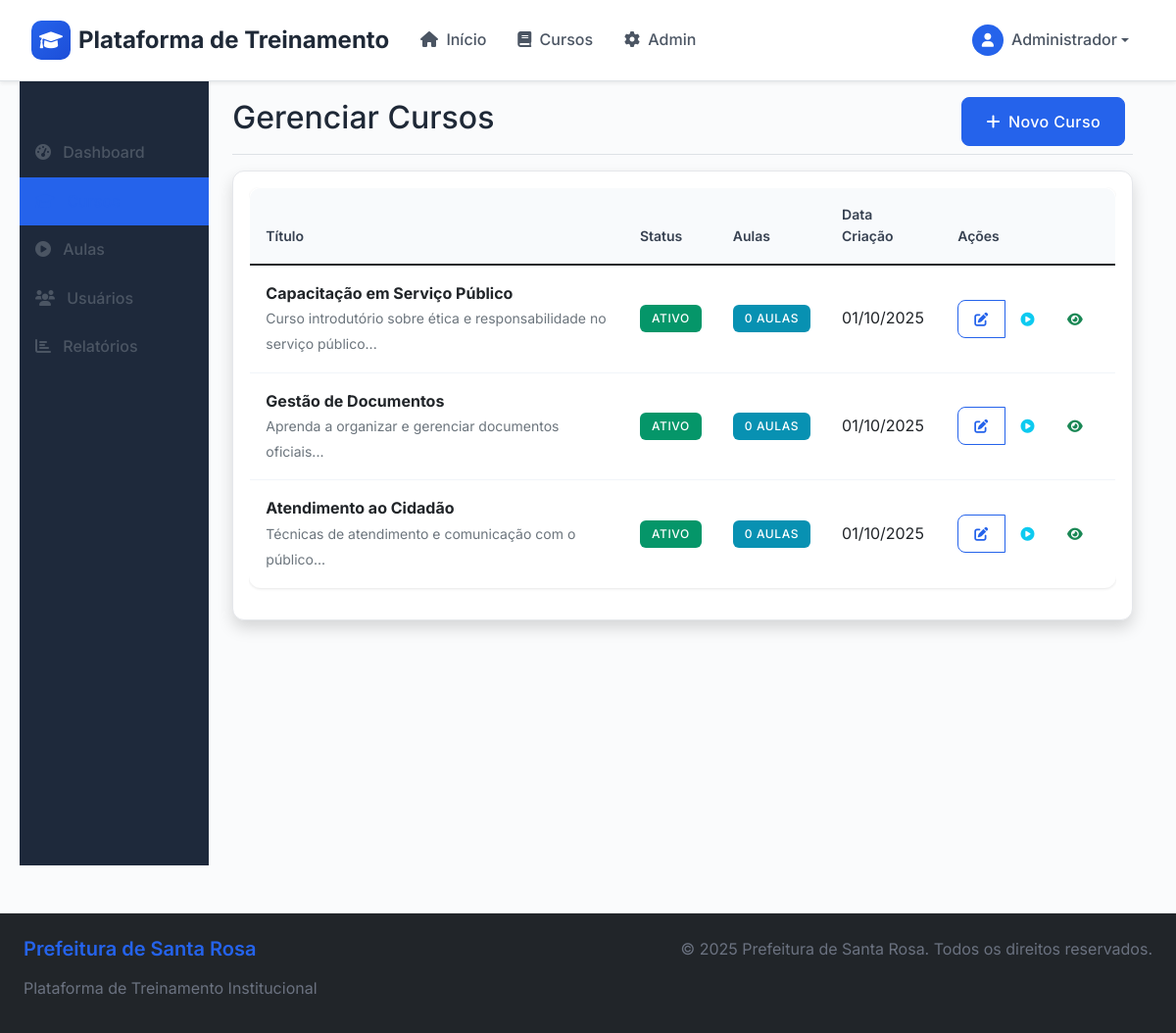
Page /admin/cursos.php (signed in) on the committed database.
### tables this page shows
CREATE TABLE cursos (
    id INT AUTO_INCREMENT PRIMARY KEY,
    titulo VARCHAR(200) NOT NULL,
    descricao TEXT,
    imagem VARCHAR(255),
    status ENUM('ativo', 'inativo') DEFAULT 'ativo',
    data_criacao TIMESTAMP DEFAULT CURRENT_TIMESTAMP,
    gestor_id INT,
    FOREIGN KEY (gestor_id) REFERENCES usuarios(id)
);

### admin/cursos.php (the view, shortened to what this page needs)
<?php
include '../includes/header.php';
$database = new Database();
$db = $database->getConnection();
$action = $_GET['action'] ?? 'list';
$cursos = [];
if($action == 'list' && $db) {
    $query = "SELECT c.*, u.nome as gestor_nome,
              COUNT(a.id) as total_aulas
              FROM cursos c
              LEFT JOIN aulas a ON c.id = a.curso_id AND a.ativo = 1
              LEFT JOIN usuarios u ON c.gestor_id = u.id
              WHERE c.gestor_id = ?
              GROUP BY c.id
              ORDER BY c.data_criacao DESC";
    $stmt = $db->prepare($query);
    $stmt->execute([$_SESSION['usuario_id']]);
    $cursos = $stmt->fetchAll(PDO::FETCH_ASSOC);
}
?>
<div class="container-fluid">
    <div class="row">
        <nav class="col-md-3 col-lg-2 d-md-block admin-sidebar">
            <div class="position-sticky pt-3">
                <ul class="nav flex-column">
                    <li class="nav-item">
                        <a class="nav-link" href="index.php">
                            <i class="fas fa-tachometer-alt me-2"></i>
                            Dashboard
                        </a>
                    </li>
                    <li class="nav-item">
                        <a class="nav-link active" href="cursos.php">
                            <i class="fas fa-graduation-cap me-2"></i>
                        </a>
                    </li>
                    <li class="nav-item">
                        <a class="nav-link" href="aulas.php">
                            <i class="fas fa-play-circle me-2"></i>
                            Aulas
                        </a>
                    </li>
                    <li class="nav-item">
                        <a class="nav-link" href="usuarios.php">
                            <i class="fas fa-users me-2"></i>
                            Usuários
                        </a>
                    </li>
                    <li class="nav-item">
                        <a class="nav-link" href="relatorios.php">
                            <i class="fas fa-chart-bar me-2"></i>
                            Relatórios
                        </a>
                    </li>
                </ul>
            </div>
        </nav>
        <main class="col-md-9 ms-sm-auto col-lg-10 px-md-4">
            <div class="d-flex justify-content-between flex-wrap flex-md-nowrap align-items-center pt-3 pb-2 mb-3 border-bottom">
                <h1 class="h2">
                    <?php
                    echo $action == 'create' ? 'Criar Curso' :
                         ($action == 'edit' ? 'Editar Curso' : 'Gerenciar Cursos');
                    ?>
                </h1>
                <?php if($action == 'list'): ?>
                <div class="btn-toolbar mb-2 mb-md-0">
                    <div class="btn-group me-2">
                        <a href="cursos.php?action=create" class="btn btn-primary">
                            <i class="fas fa-plus me-2"></i>Novo Curso
                        </a>
                    </div>
                </div>
                <?php endif; ?>
            </div>
            <?php if($action == 'list'): ?>
            <div class="card shadow">
                <div class="card-body">
                    <?php if(empty($cursos)): ?>
                    <div class="text-center py-5">
                        <i class="fas fa-graduation-cap fa-3x text-muted mb-3"></i>
                        <h4 class="text-muted">Nenhum curso cadastrado</h4>
                        <p class="text-muted">Comece criando seu primeiro curso.</p>
                        <a href="cursos.php?action=create" class="btn btn-primary">
                            <i class="fas fa-plus me-2"></i>Criar Primeiro Curso
                        </a>
                    </div>
                    <?php else: ?>
                    <div class="table-responsive">
                        <table class="table table-hover">
                            <thead>
                                <tr>
                                    <th>Título</th>
                                    <th>Status</th>
                                    <th>Aulas</th>
                                    <th>Data Criação</th>
                                    <th>Ações</th>
                                </tr>
                            </thead>
                            <tbody>
                                <?php foreach($cursos as $curso): ?>
                                <tr>
                                    <td>
                                        <strong><?php echo htmlspecialchars($curso['titulo']); ?></strong>
                                        <?php if($curso['descricao']): ?>
                                        <br><small class="text-muted"><?php echo htmlspecialchars(substr($curso['descricao'], 0, 100)); ?>...</small>
                                        <?php endif; ?>
                                    </td>
                                    <td>
                                        <span class="badge bg-<?php echo $curso['status'] == 'ativo' ? 'success' : 'secondary'; ?>">
                                            <?php echo ucfirst($curso['status']); ?>
                                        </span>
                                    </td>
                                    <td>
                                        <span class="badge bg-info"><?php echo $curso['total_aulas']; ?> aulas</span>
                                    </td>
                                    <td><?php echo date('d/m/Y', strtotime($curso['data_criacao'])); ?></td>
                                    <td>
                                        <div class="btn-group" role="group">
                                            <a href="cursos.php?action=edit&id=<?php echo $curso['id']; ?>"
                                               class="btn btn-sm btn-outline-primary" title="Editar">
                                                <i class="fas fa-edit"></i>
                                            </a>
                                            <a href="aulas.php?curso_id=<?php echo $curso['id']; ?>"
                                               class="btn btn-sm btn-outline-info" title="Gerenciar Aulas">
                                                <i class="fas fa-play-circle"></i>
                                            </a>
                                            <a href="../curso.php?id=<?php echo $curso['id']; ?>"
                                               class="btn btn-sm btn-outline-success" title="Visualizar" target="_blank">
                                                <i class="fas fa-eye"></i>
                                            </a>
                                        </div>
                                    </td>
                                </tr>
                                <?php endforeach; ?>
                            </tbody>
                        </table>
                    </div>
                    <?php endif; ?>
                </div>
            </div>
            <?php endif; ?>
        </main>
    </div>
</div>
<?php include '../includes/footer.php'; ?>

### assets/css/style.css (style rules this page uses)
:root { --primary-color: #2563eb; --primary-dark: #1d4ed8; --secondary-color: #64748b; --success-color: #059669; --warning-color: #d97706; --danger-color: #dc2626; --info-color: #0891b2; --light-color: #f8fafc; --dark-color: #1e293b; --gray-50: #f9fafb; --gray-100: #f3f4f6; --gray-200: #e5e7eb; --gray-300: #d1d5db; --gray-400: #9ca3af; --gray-500: #6b7280; --gray-600: #4b5563; --gray-700: #374151; --gray-800: #1f2937; --gray-900: #111827; --shadow-sm: 0 1px 2px 0 rgb(0 0 0 / 0.05); --shadow: 0 1px 3px 0 rgb(0 0 0 / 0.1), 0 1px 2px -1px rgb(0 0 0 / 0.1); --shadow-md: 0 4px 6px -1px rgb(0 0 0 / 0.1), 0 2px 4px -2px rgb(0 0 0 / 0.1); --shadow-lg: 0 10px 15px -3px rgb(0 0 0 / 0.1), 0 4px 6px -4px rgb(0 0 0 / 0.1); --shadow-xl: 0 20px 25px -5px rgb(0 0 0 / 0.1), 0 8px 10px -6px rgb(0 0 0 / 0.1); --border-radius: 0.75rem; --border-radius-lg: 1rem; --border-radius-xl: 1.5rem; }
* { box-sizing: border-box; }
body { font-family: 'Inter', -apple-system, BlinkMacSystemFont, 'Segoe UI', Roboto, sans-serif; background: #fafbfc; min-height: 100vh; margin: 0; padding: 0; line-height: 1.6; color: var(--gray-800); }
.container, .container-fluid { max-width: 100%; padding-left: 1rem; padding-right: 1rem; }
@media (min-width: 576px) { .container, .container-fluid { padding-left: 1.5rem; padding-right: 1.5rem; } }
@media (min-width: 768px) { .container, .container-fluid { padding-left: 2rem; padding-right: 2rem; } }
.card { border: 1px solid #e5e7eb; border-radius: 12px; box-shadow: 0 1px 3px 0 rgba(0, 0, 0, 0.1); transition: all 0.2s ease; background: #ffffff; overflow: hidden; }
.btn { border-radius: 8px; font-weight: 500; padding: 0.75rem 1.5rem; transition: all 0.2s ease; border: 1px solid transparent; text-transform: none; letter-spacing: 0.025em; }
.btn-primary { background: var(--primary-color); color: white; border-color: var(--primary-color); }
.btn-outline-primary { border: 1px solid var(--primary-color); color: var(--primary-color); background: transparent; }
.admin-sidebar { background-color: var(--dark-color); min-height: 100vh; padding: 2rem 0; }
.admin-sidebar .nav-link { color: #d1d5db; padding: 1rem 2rem; border-radius: 0; transition: all 0.3s ease; }
.admin-sidebar .nav-link:hover, .admin-sidebar .nav-link.active { background-color: var(--primary-color); color: white; }
.table { background-color: white; border-radius: 10px; overflow: hidden; box-shadow: 0 2px 4px rgba(0, 0, 0, 0.1); }
.table thead th { background-color: var(--primary-color); color: white; border: none; padding: 1rem; }
.table tbody td { padding: 1rem; vertical-align: middle; border-color: #e5e7eb; }
.badge { font-size: 0.8rem; padding: 0.5rem 1rem; border-radius: 20px; }
.fade-in-up { animation: fadeInUp 0.6s ease-out; }
.bg-success { background: linear-gradient(135deg, var(--success-color), #059669) !important; }
.bg-info { background: linear-gradient(135deg, var(--info-color), #0891b2) !important; }
.badge { font-weight: 600; padding: 0.5rem 0.75rem; border-radius: var(--border-radius); font-size: 0.75rem; text-transform: uppercase; letter-spacing: 0.05em; }
.table { background: #ffffff; border-radius: 12px; overflow: hidden; box-shadow: 0 1px 3px 0 rgba(0, 0, 0, 0.1); border: 1px solid #e5e7eb; }
.table thead th { background: #f8fafc; color: var(--gray-700); border: none; padding: 1rem; font-weight: 600; font-size: 0.875rem; border-bottom: 1px solid #e5e7eb; }
.table tbody td { padding: 1rem; vertical-align: middle; border-color: #e5e7eb; border-bottom: 1px solid #f1f5f9; }
.container-fluid { max-width: 100%; padding-left: 1rem; padding-right: 1rem; }
@media (min-width: 1200px) { .container-fluid { padding-left: 2rem; padding-right: 2rem; } }
.card { border: 1px solid #e5e7eb; border-radius: 12px; box-shadow: 0 1px 3px 0 rgba(0, 0, 0, 0.1); transition: all 0.2s ease; }
.badge { font-weight: 500; padding: 0.5rem 0.75rem; border-radius: 6px; font-size: 0.75rem; }
.btn-sm { padding: 0.5rem 1rem; font-size: 0.875rem; font-weight: 500; }
.nav-link { color: var(--gray-600) !important; font-weight: 500; padding: 0.75rem 1rem !important; border-radius: 8px; transition: all 0.2s ease; position: relative; }
.nav-link.active { color: var(--primary-color) !important; background: #f1f5f9; }

### rows in the picture
cursos: titulo "Capacitação em Serviço Público", descricao "Curso introdutório sobre ética e responsabilidade no serviço público", status "ATIVO", total_aulas "0", data_criacao "01/10/2025"
cursos: titulo "Gestão de Documentos", descricao "Aprenda a organizar e gerenciar documentos oficiais", status "ATIVO", total_aulas "0", data_criacao "01/10/2025"
cursos: titulo "Atendimento ao Cidadão", descricao "Técnicas de atendimento e comunicação com o público", status "ATIVO", total_aulas "0", data_criacao "01/10/2025"

### other values in the picture
$_SESSION['nome'] "Administrador"
